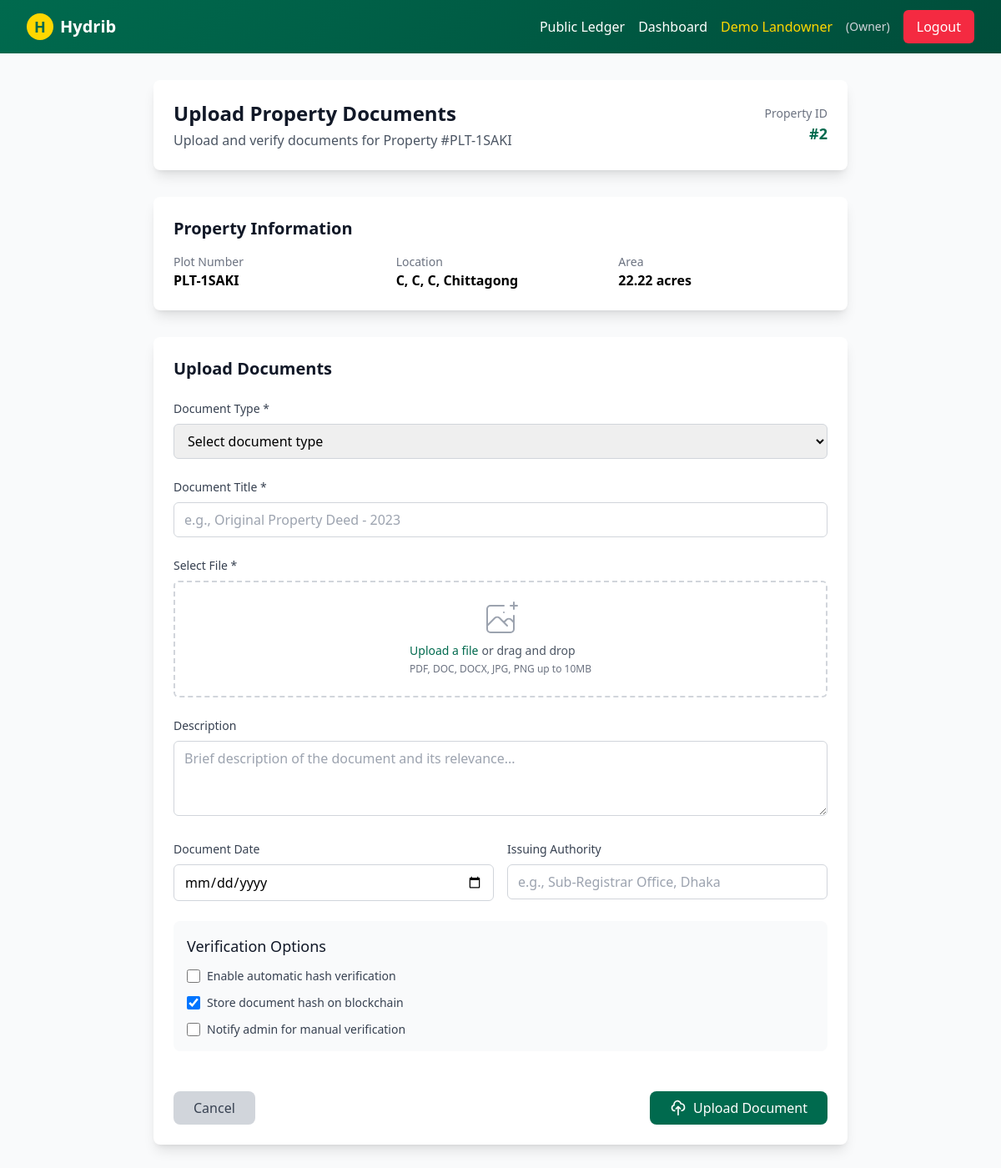
/upload_documents/2 (signed in), run on the app's committed database.
### tables this page shows
CREATE TABLE land_records (
            id INTEGER PRIMARY KEY AUTOINCREMENT,
            plot_number TEXT UNIQUE NOT NULL,
            khatian_number TEXT,
            dag_number TEXT,
            owner_id INTEGER,
            area REAL NOT NULL,
            market_value INTEGER NOT NULL,
            land_type TEXT NOT NULL,
            division TEXT NOT NULL,
            district TEXT NOT NULL,
            upazila TEXT NOT NULL,
            mouza TEXT,
            address TEXT NOT NULL,
            description TEXT,
            location TEXT,
            status TEXT DEFAULT 'registered',
            hash_value TEXT NOT NULL,
            created_at TIMESTAMP DEFAULT CURRENT_TIMESTAMP,
            FOREIGN KEY (owner_id) REFERENCES users (id)
        );

### app.py (the view, shortened to what this page needs)
@app.route('/upload_documents/<int:property_id>', methods=['GET', 'POST'])
@login_required
def upload_documents(property_id):
    conn = get_db_connection()
    property_data = conn.execute('''
        SELECT * FROM land_records WHERE id = ? AND owner_id = ?
    ''', (property_id, session['user_id'])).fetchone()
    if not property_data:
        flash('Property not found or you do not have permission to upload documents.', 'error')
        return redirect(url_for('dashboard'))
    documents = conn.execute('''
        SELECT * FROM documents WHERE property_id = ? ORDER BY uploaded_at DESC
    ''', (property_id,)).fetchall()
    conn.close()
    return render_template('upload_documents.html', property=property_data, documents=documents)

### app.py (called while the page is built)
def get_db_connection():
    conn = sqlite3.connect('land_registry.db')
    conn.row_factory = sqlite3.Row
    return conn

### security.py (called while the page is built)
def login_required(f):
    @wraps(f)
    def decorated_function(*args, **kwargs):
        if 'user_id' not in session:
            flash('Please login to access this page', 'error')
            return redirect(url_for('login'))
        return f(*args, **kwargs)
    return decorated_function

def add_security_headers(response):
    security_headers = {
        'X-Content-Type-Options': 'nosniff',
        'X-Frame-Options': 'DENY',
        'X-XSS-Protection': '1; mode=block',
        'Referrer-Policy': 'strict-origin-when-cross-origin'
    }
    for header, value in security_headers.items():
        response.headers[header] = value
    return response

### templates/upload_documents.html (shortened to what this page needs)
{% extends "base.html" %}
{% block content %}
<div class="min-h-screen bg-gray-50 py-8">
    <div class="max-w-4xl mx-auto px-4 sm:px-6 lg:px-8">
        <div class="bg-white rounded-lg shadow-lg p-6 mb-8">
            <div class="flex items-center justify-between">
                <div>
                    <h1 class="text-2xl font-bold text-gray-900">Upload Property Documents</h1>
                    <p class="text-gray-600 mt-1">Upload and verify documents for Property #{{ property.plot_number }}</p>
                </div>
                <div class="text-right">
                    <p class="text-sm text-gray-500">Property ID</p>
                    <p class="text-lg font-semibold text-bangladesh-green">#{{ property.id }}</p>
                </div>
            </div>
        </div>
        <div class="bg-white rounded-lg shadow-lg p-6 mb-8">
            <h2 class="text-xl font-bold text-gray-900 mb-4">Property Information</h2>
            <div class="grid grid-cols-1 md:grid-cols-3 gap-4">
                <div>
                    <p class="text-sm text-gray-500">Plot Number</p>
                    <p class="font-semibold">{{ property.plot_number }}</p>
                </div>
                <div>
                    <p class="text-sm text-gray-500">Location</p>
                    <p class="font-semibold">{{ property.location }}</p>
                </div>
                <div>
                    <p class="text-sm text-gray-500">Area</p>
                    <p class="font-semibold">{{ property.area }} acres</p>
                </div>
            </div>
        </div>
        <div class="bg-white rounded-lg shadow-lg p-6 mb-8">
            <h2 class="text-xl font-bold text-gray-900 mb-6">Upload Documents</h2>
            <form id="documentForm" method="POST" enctype="multipart/form-data" class="space-y-6">
                <div>
                    <label for="document_type" class="block text-sm font-medium text-gray-700 mb-2">Document Type *</label>
                    <select id="document_type" name="document_type" required class="w-full px-3 py-2 border border-gray-300 rounded-md focus:outline-none focus:ring-2 focus:ring-bangladesh-green focus:border-transparent">
                        <option value="">Select document type</option>
                    </select>
                </div>
                <div>
                    <label for="document_title" class="block text-sm font-medium text-gray-700 mb-2">Document Title *</label>
                    <input type="text" id="document_title" name="document_title" required
                           placeholder="e.g., Original Property Deed - 2023"
                           class="w-full px-3 py-2 border border-gray-300 rounded-md focus:outline-none focus:ring-2 focus:ring-bangladesh-green focus:border-transparent">
                </div>
                <div>
                    <label for="document_file" class="block text-sm font-medium text-gray-700 mb-2">Select File *</label>
                    <div class="mt-1 flex justify-center px-6 pt-5 pb-6 border-2 border-gray-300 border-dashed rounded-md hover:border-bangladesh-green transition-colors duration-200">
                        <div class="space-y-1 text-center">
                            <div class="flex text-sm text-gray-600">
                                <label for="document_file" class="relative cursor-pointer bg-white rounded-md font-medium text-bangladesh-green hover:text-dark-green focus-within:outline-none focus-within:ring-2 focus-within:ring-offset-2 focus-within:ring-bangladesh-green">
                                    <span>Upload a file</span>
                                </label>
                                <p class="pl-1">or drag and drop</p>
                            </div>
                            <p class="text-xs text-gray-500">PDF, DOC, DOCX, JPG, PNG up to 10MB</p>
                        </div>
                    </div>
                </div>
                <div>
                    <label for="description" class="block text-sm font-medium text-gray-700 mb-2">Description</label>
                    <textarea id="description" name="description" rows="3"
                              placeholder="Brief description of the document and its relevance..."
                              class="w-full px-3 py-2 border border-gray-300 rounded-md focus:outline-none focus:ring-2 focus:ring-bangladesh-green focus:border-transparent"></textarea>
                </div>
                <div class="grid grid-cols-1 md:grid-cols-2 gap-4">
                    <div>
                        <label for="document_date" class="block text-sm font-medium text-gray-700 mb-2">Document Date</label>
                        <input type="date" id="document_date" name="document_date"
                               class="w-full px-3 py-2 border border-gray-300 rounded-md focus:outline-none focus:ring-2 focus:ring-bangladesh-green focus:border-transparent">
                    </div>
                    <div>
                        <label for="issuing_authority" class="block text-sm font-medium text-gray-700 mb-2">Issuing Authority</label>
                        <input type="text" id="issuing_authority" name="issuing_authority"
                               placeholder="e.g., Sub-Registrar Office, Dhaka"
                               class="w-full px-3 py-2 border border-gray-300 rounded-md focus:outline-none focus:ring-2 focus:ring-bangladesh-green focus:border-transparent">
                    </div>
                </div>
                <div class="bg-gray-50 p-4 rounded-lg">
                    <h3 class="text-lg font-medium text-gray-900 mb-3">Verification Options</h3>
                    <div class="space-y-3">
                        <label class="flex items-center">
                            <input type="checkbox" name="auto_verify" value="1" class="h-4 w-4 text-bangladesh-green focus:ring-bangladesh-green border-gray-300 rounded">
                            <span class="ml-2 text-sm text-gray-700">Enable automatic hash verification</span>
                        </label>
                        <label class="flex items-center">
                            <input type="checkbox" name="blockchain_store" value="1" checked class="h-4 w-4 text-bangladesh-green focus:ring-bangladesh-green border-gray-300 rounded">
                            <span class="ml-2 text-sm text-gray-700">Store document hash on blockchain</span>
                        </label>
                        <label class="flex items-center">
                            <input type="checkbox" name="notify_admin" value="1" class="h-4 w-4 text-bangladesh-green focus:ring-bangladesh-green border-gray-300 rounded">
                            <span class="ml-2 text-sm text-gray-700">Notify admin for manual verification</span>
                        </label>
                    </div>
                </div>
                <div class="flex items-center justify-between pt-6">
                    <a href="{{ url_for('dashboard') }}" class="bg-gray-300 text-gray-700 px-6 py-2 rounded-lg hover:bg-gray-400 transition-colors duration-200">
                        Cancel
                    </a>
                    <button type="submit" class="bg-bangladesh-green text-white px-6 py-2 rounded-lg hover:bg-dark-green transition-colors duration-200 flex items-center">
                        <svg class="w-5 h-5 mr-2" fill="none" stroke="currentColor" viewBox="0 0 24 24">
                            <path stroke-linecap="round" stroke-linejoin="round" stroke-width="2" d="M7 16a4 4 0 01-.88-7.903A5 5 0 1115.9 6L16 6a5 5 0 011 9.9M15 13l-3-3m0 0l-3 3m3-3v12"></path>
                        </svg>
                        Upload Document
                    </button>
                </div>
            </form>
        </div>
    </div>
</div>
{% endblock %}

### data on the page
land_records: plot_number "PLT-1SAKI", id "2", location "C, C, C, Chittagong", area "22.22"

### other printed values
{{ session.user_name }} "Demo Landowner"
{{ session.user_role|title }} "Owner"
